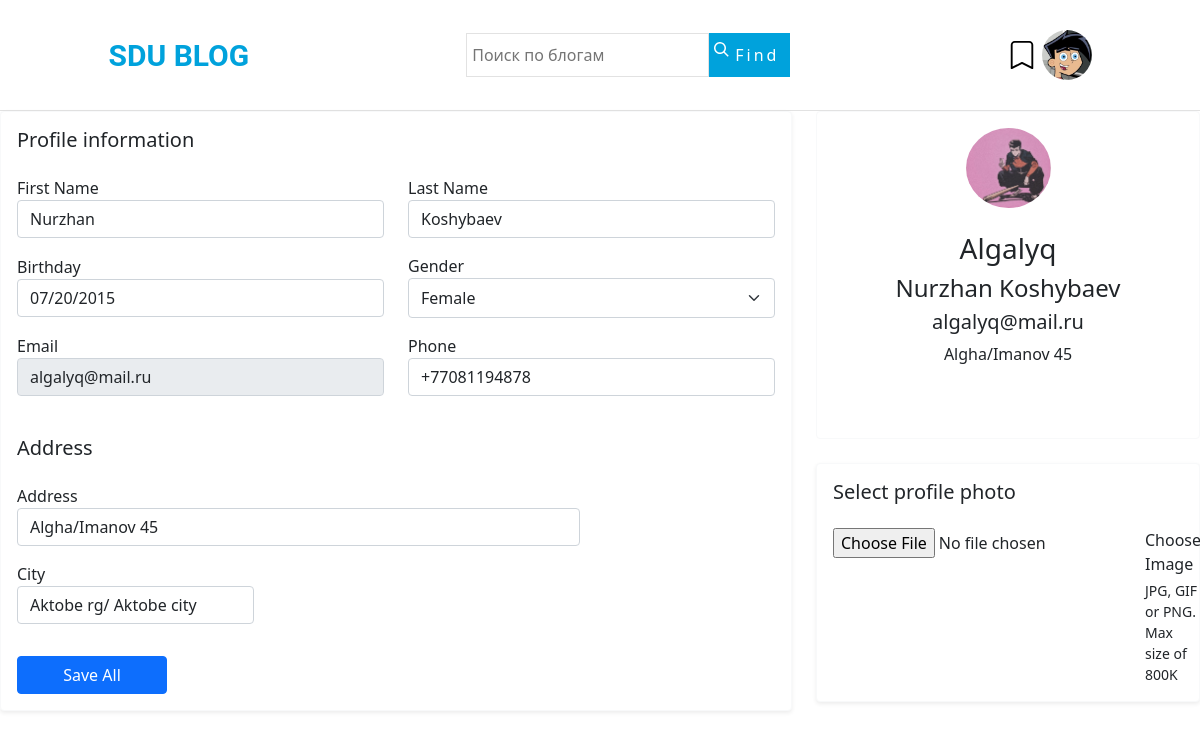
The app's page /profile_info/ (signed in) with its own data.
### author/models.py (models this page shows, shortened)
class ProfileInfo(models.Model):
    GENDER_MALE = 1
    GENDER_FEMALE = 2
    GENDER_CHOICES = [
        (GENDER_MALE, _("Male")),
        (GENDER_FEMALE, _("Female")),
    ]
    user = models.ForeignKey(User, on_delete=models.CASCADE)
    first_name = models.CharField(max_length=55, blank=True, null=True)
    last_name = models.CharField(max_length=55, blank=True, null=True)
    img_pro = models.ImageField(upload_to='img/', null=True, blank=True)
    bio = models.TextField(blank=True, null=True)
    birthday = models.DateField(null=True, blank=True)
    phone_num = models.CharField(max_length=55, blank=True, null=True)
    city = models.CharField(max_length=55, blank=True, null=True)
    address = models.CharField(max_length=55, blank=True, null=True)
    gender = models.PositiveSmallIntegerField(choices=GENDER_CHOICES, null=True, blank=True)

### author/views.py (the view, shortened to what this page needs)
# urls.py: path('profile_info/', views.ProfileView.as_view(), name='profile-info'),
@method_decorator(login_required(login_url='login'), name='dispatch')
class ProfileView(View):
    profile = None
    def dispatch(self, request, *args, **kwargs):
        self.profile, __ = ProfileInfo.objects.get_or_create(user=request.user)
        return super(ProfileView, self).dispatch(request, *args, **kwargs)
    def get(self, request):
        context = {'profile': self.profile, 'segment': 'profile'}
        return render(request, 'author/profile_info.html', context)

### author/templates/author/profile_info.html (shortened to what this page needs)
{% extends 'author/head.html' %}
{% load static %}{% load crispy_forms_tags %}
{% block content %}
<link href="https://cdn.jsdelivr.net/npm/bootstrap@5.1.3/dist/css/bootstrap.min.css" rel="stylesheet">
<form action="{% url 'profile-info' %}" method="POST" enctype="multipart/form-data">
    <div class="row">
        <div class="col-12 col-xl-8">
            <div class="card card-body bg-white border-light shadow-sm mb-4">
                <h2 class="h5 mb-4">Profile information</h2>
                <div class="row">
                    <div class="col-md-6 mb-3">
                        <div>
                            <label for="first_name">First Name</label>
                            <input name="first_name" class="form-control" id="first_name" type="text"
                                   placeholder="Enter your first name" value="{{ profile.first_name }}"
                                   required>
                        </div>
                    </div>
                    <div class="col-md-6 mb-3">
                        <div>
                            <label for="last_name">Last Name</label>
                            <input name="last_name" class="form-control" id="last_name" type="text"
                                   placeholder="Also your last name" value="{{ profile.last_name }}"
                                   required>
                        </div>
                    </div>
                </div>
                <div class="row align-items-center">
                    <div class="col-md-6 mb-3">
                        <label for="birthday">Birthday</label>
                        <div class="input-group">
                            <input name="birthday" data-datepicker="" class="form-control" id="birthday"
                                   type="text" placeholder="dd/mm/yyyy" value="{{ profile.birthday|date:'m/d/Y'|default:'' }}" required>
                        </div>
                    </div>
                    <div class="col-md-6 mb-3">
                        <label for="gender">Gender</label>
                        <select name="gender" class="form-select mb-0" id="gender"
                                aria-label="Gender select example">
                            {% for key, value in profile.GENDER_CHOICES %}
                                <option value="{{ key }}"
                                        {% if profile.gender == key %}selected{% endif %}>{{ value }}</option>
                            {% endfor %}
                        </select>
                    </div>
                </div>
                <div class="row">
                    <div class="col-md-6 mb-3">
                        <div class="form-group">
                            <label for="email">Email</label>
                            <input name="email" class="form-control" id="email" type="email"
                                   placeholder="name@company.com" value="{{ user.email }}" readonly>
                        </div>
                    </div>
                    <div class="col-md-6 mb-3">
                        <div class="form-group">
                            <label for="phone">Phone</label>
                            <input name="phone_num" class="form-control" id="phone_num" type="text"
                                   placeholder="+7(777) - 777 - 7777" value="{{ profile.phone_num }}" required>
                        </div>
                    </div>
                </div>
                <h2 class="h5 my-4">Address</h2>
                <div class="row">
                    <div class="col-sm-9 mb-3">
                        <div class="form-group">
                            <label for="address">Address</label>
                            <input name="address" class="form-control" id="address" type="text"
                                   placeholder="Enter your home address" value="{{ profile.address|default:'' }}" required>
                        </div>
                    </div>
                </div>
                <div class="row">
                    <div class="col-sm-4 mb-3">
                        <div class="form-group">
                            <label for="city">City</label>
                            <input name="city" class="form-control" id="city" type="text" placeholder="City"
                                   value="{{ profile.city|default:'' }}" required>
                        </div>
                    </div>
                </div>
                <div class="mt-3">
                    <button type="submit" class="btn btn-primary">Save All</button>
                </div>
            </div>
        </div>
        <div class="col-12 col-xl-4">
            <div class="row">
                <div class="col-12 mb-4">
                    <div class="card border-light text-center p-0">
                        <div class="card-body pb-5">
                            <img src="{{ profile.img_pro.url }}"
                                 class="user-img_pro large-avatar rounded-circle mx-auto mt-n7 mb-4"
                                 alt="Neil Portrait" width="85px" height="80px">
                            <h4 class="h3">{{ profile.user.username }}</h4>
                            <h4 class="font-weight-normal">{{ profile.first_name }} {{ profile.last_name }}</h4>
                            <h5 class="font-weight-normal">
                                {{ request.user.email }}
                            </h5>
                            <p class="text-gray mb-4">{{ profile.address|default:'' }}</p>
                        </div>
                    </div>
                </div>
                <div class="col-12">
                    <div class="card card-body bg-white border-light shadow-sm mb-4">
                        <h2 class="h5 mb-4">Select profile photo</h2>
                        <div class="d-xl-flex align-items-center">
                            <div class="file-field">
                                <div class="d-flex justify-content-xl-center ml-xl-3">
                                    <div class="d-flex">
                                        <input name="img_pro" type="file">
                                        <div class="d-md-block text-left">
                                            <div class="font-weight-normal text-dark mb-1">Choose Image</div>
                                            <div class="text-gray small">JPG, GIF or PNG. Max size of 800K</div>
                                        </div>
                                    </div>
                                </div>
                            </div>
                        </div>
                    </div>
                </div>
            </div>
        </div>
    </div>
</form>
{% endblock %}

### author/static/author/css/blogEnt.css (style rules this page uses)
* { margin: 0; }

### author/static/author/css/input.css (style rules this page uses)
.sender input, select { border: 1px solid #e2e2e2; height: 40px; padding-left: 20px; }

### author/static/author/css/register.css (style rules this page uses)
.btn { width: 150px; background-color: blue; color: white; }

### records on screen
ProfileInfo: first_name "Nurzhan", last_name "Koshybaev", birthday "07/20/2015", gender "Female", phone_num "+77081194878", address "Algha/Imanov 45", city "Aktobe rg/ Aktobe city", img_pro (picture), user.username "Algalyq"

### other values on screen
{{ request.user.email }} "algalyq@mail.ru"
